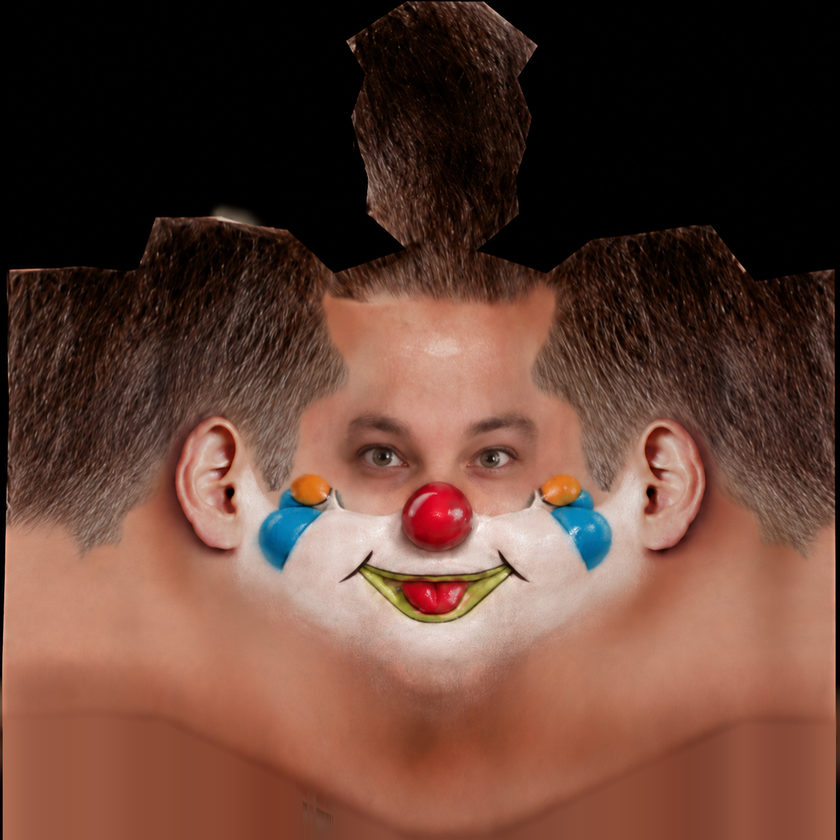
#> input picture crates/level-viewer/assets/umbrella_face.png, 840 x 840 px, shrunk from 1254 x 1254 before the run
$ python fit_umbrella_face.py ../crates/level-viewer/assets/umbrella_face.png ../crates/level-viewer/assets/umbrella_face.png
#> lines starting #> are read from the running program, lines starting #| are printed output that depends on the picture; after the words box and inside, x2 and y2 are one past the last pixel; in counts of white or black regions, pixels touching at a corner belong together
#> in fit, image is the input picture: PIL image 840x840 RGB; mean R, G, B 98.4, 64.9, 52.9
"""Fit a painted face to the umbrella man's head UV layout (`cywil1_glowa`).

The prologue's umbrella man (`cywil1p`, rh3-miasteczko0) wears a personal face
as an easter egg. The painted source keeps the retail head's horizontal layout,
but its features sit higher than the model's face vertices, so in game the
eyes land on the forehead. This remaps rows so the eyes, mouth and chin meet
the vertices measured on `cywil1_parasol.ltb` (v = 0.545 / 0.69 / 0.795), and
extends the neck down to the bottom of the UV island, which the source leaves
black.

    python -m tools.fit_umbrella_face "<source.png>" output/mods/umbrella_face.png
"""
import argparse
from pathlib import Path

import numpy as np
from PIL import Image

# (target v, source v): target is the retail UV row, source is the painted row.
# The defaults are the ChatGPT source of 2026-09-29: eyes 0.478, mouth 0.635,
# chin 0.765. The hair above 0.25 and the teeth island stay where they are.
ROWS = [(0.0, 0.0), (0.25, 0.25), (0.545, 0.478), (0.69, 0.635), (0.795, 0.765), (1.0, 0.90)]


def extend_neck(pixels: np.ndarray, start: float = 0.72, dark: float = 62.0, blend: int = 12) -> np.ndarray:
    """Replace the dark fade under the neck with the column's own skin colour."""
#> called with start = 0.72, dark = 62, blend = 12
    height, width = pixels.shape[:2]
#> height = 840; width = 840
    lum = pixels.astype(np.float32) @ np.array([0.299, 0.587, 0.114], np.float32)
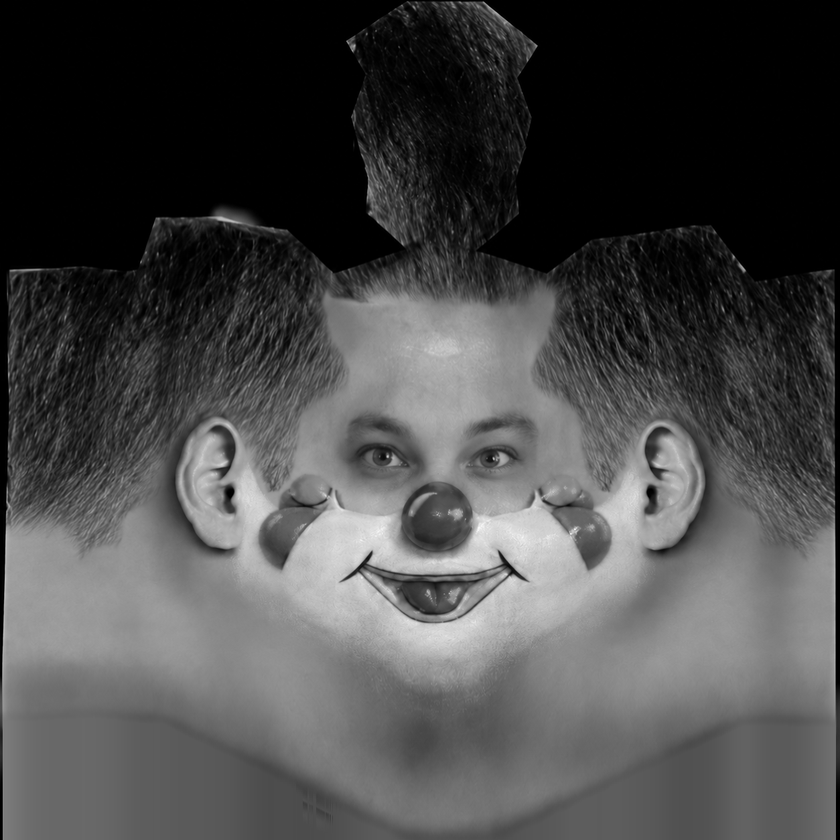
#> lum: shape (840, 840) float32; min 0, max 250.1, mean 73.5
    y0 = int(start * height)
#> y0 = 604
    below = lum[y0:] < dark
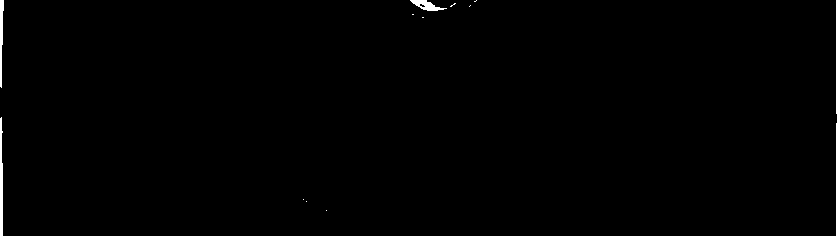
#> below: shape (236, 840) bool; 0.85% white; 12 white regions (8 under 20 px), largest, box (x1, y1, x2, y2) and area: (836, 0, 840, 236) 935, (0, 117, 3, 236) 312, (0, 0, 4, 88) 231, (410, 0, 447, 11) 194
    skin = lum[y0 - 8:y0].mean(axis=0) >= dark  # columns inside the head island
    edge = np.where(below.any(axis=0), y0 + below.argmax(axis=0), height)
#> edge = 840 values, max 840 at index 4, min 604 at index 0, mean 824.3
    # The painted outline is a jagged polygon with a soft glow: start the fill
    # at a smoothed edge, a few rows before the glow.
    window = 20
    padded = np.pad(edge, window, mode="edge")
#> padded = 880 values, max 840 at index 24, min 604 at index 0, mean 814.3
    smoothed = np.array([np.median(padded[x:x + 2 * window + 1]) for x in range(width)])
#> smoothed = 840 values, max 840 at index 4, min 604 at index 0, mean 824.5
    edge = np.clip(np.minimum(edge, smoothed).astype(int) - 8, y0, height)
#> edge = 840 values, max 832 at index 4, min 604 at index 0, mean 815.3
    filled = (skin & (edge < height)).astype(np.float32)
#> filled = 840 values, max 1 at index 4, min 0 at index 0, mean 0.971
    colour = np.array([pixels[max(y0, e - 20):max(y0 + 1, e), x].mean(axis=0) for x, e in enumerate(edge)], np.float32)
#> colour = 840 rows, first 8: [1, 0, 1], [3, 3, 2], [0, 0, 0], [44, 26, 21], [170, 106, 81], [173, 107, 82], [172, 107, 81], [171, 106, 81]
    # Neighbouring columns differ; smooth the fill sideways so the stretched
    # neck has no vertical streaks.
    kernel = np.exp(-0.5 * (np.arange(-40, 41) / 14.0) ** 2)
    weight = np.convolve(filled, kernel, "same")
#> weight = 840 values, max 34.96 at index 44, min 14.01 at index 0, mean 33.65
    smooth = np.stack([np.convolve(colour[:, c] * filled, kernel, "same") for c in range(3)], 1)
#> smooth = 840 rows, first 8: [2339.1, 1427, 1084.8], [2499.3, 1523.7, 1158.1], [2661, 1621.2, 1231.9], [2823.5, 1718.9, 1305.9], [2985.8, 1816.5, 1379.7], [3147.1, 1913.2, 1452.8], [3306.5, 2008.5, 1524.8], [3463.2, 2102.1, 1595.4]
    smooth /= np.maximum(weight, 1e-6)[:, None]
#> smooth = 840 rows, first 8: [166.9, 101.8, 77.4], [166.7, 101.6, 77.24], [166.5, 101.4, 77.08], [166.3, 101.2, 76.91], [166.1, 101, 76.74], [165.8, 100.8, 76.55], [165.6, 100.6, 76.37], [165.4, 100.4, 76.17]
    out = pixels.astype(np.float32)
    for x in np.flatnonzero(filled):
        top = max(y0, edge[x] - blend)
        ramp = np.clip((np.arange(top, height) - top) / blend, 0.0, 1.0)[:, None]
        out[top:, x] = out[top:, x] * (1.0 - ramp) + smooth[x] * ramp
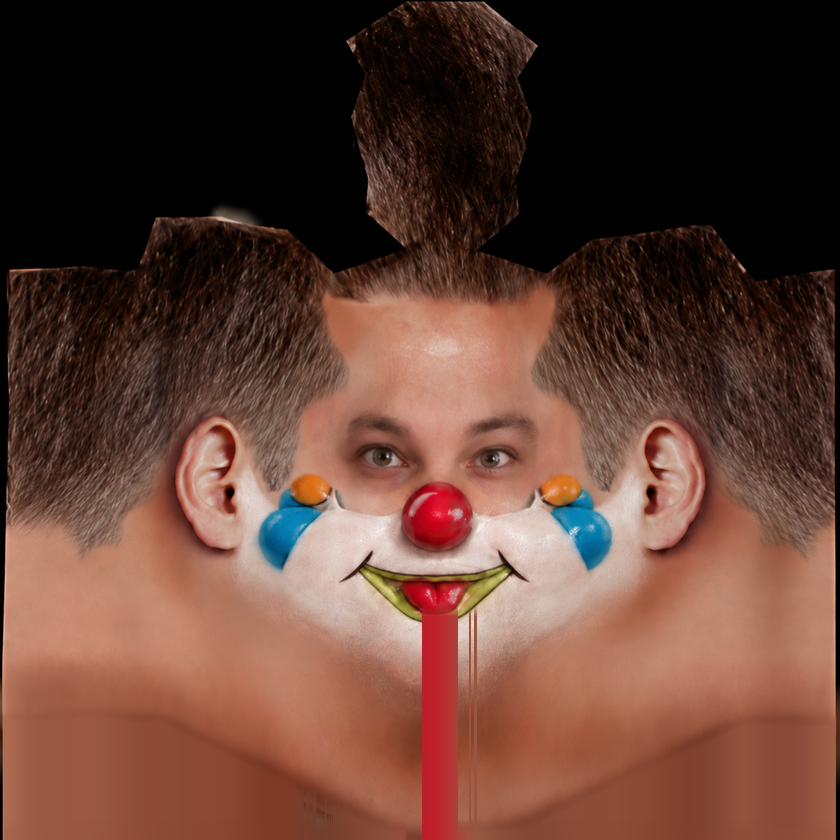
#> out: shape (840, 840, 3) float32; mean R, G, B 98.7, 64.1, 52.4
    return np.clip(out + 0.5, 0, 255).astype(pixels.dtype)


def fit(source: Path, target: Path) -> None:
    image = Image.open(source).convert("RGB")
    pixels = extend_neck(np.asarray(image))
    height = pixels.shape[0]
#> height = 840
    rows = (np.arange(height) + 0.5) / height
#> rows = 840 values from 0.000595 to 0.999
    wanted, painted = zip(*ROWS)
    source_rows = np.interp(rows, wanted, painted) * height - 0.5
#> source_rows = 840 values from 0 to 755.2
    below = np.clip(np.floor(source_rows).astype(int), 0, height - 1)
#> below = 840 values from 0 to 755
    above = np.clip(below + 1, 0, height - 1)
#> above = 840 values from 1 to 756
    blend = (source_rows - below)[:, None, None]
    warped = pixels[below] * (1.0 - blend) + pixels[above] * blend
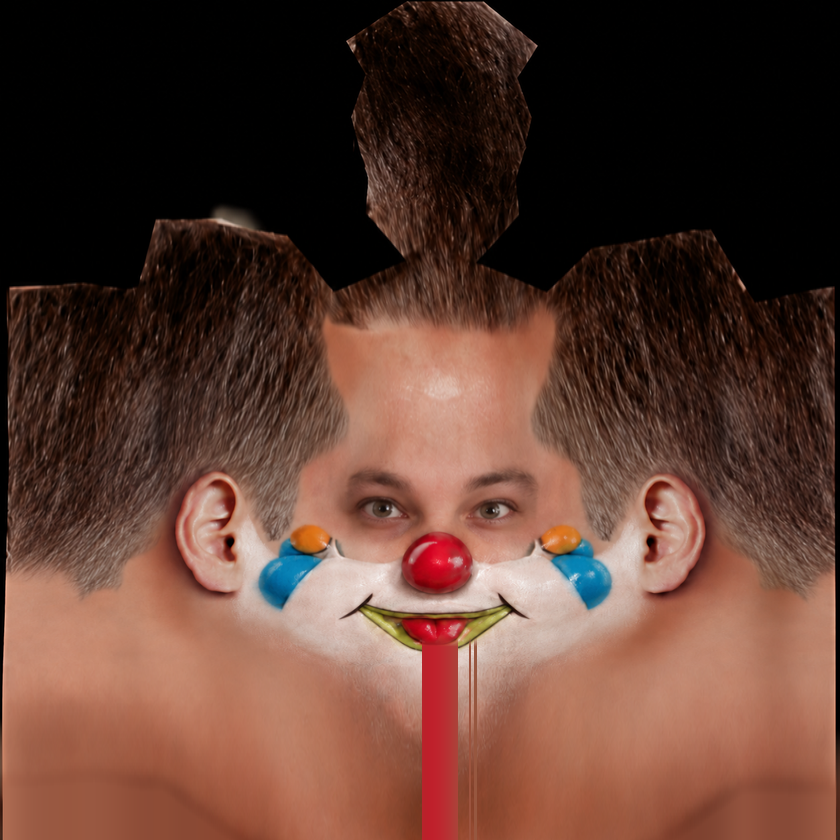
#> warped: shape (840, 840, 3) float64; mean R, G, B 94.1, 61.6, 50.3
    target.parent.mkdir(parents=True, exist_ok=True)
    Image.fromarray(np.clip(warped + 0.5, 0, 255).astype(np.uint8)).save(target)
    print("wrote", target)


if __name__ == "__main__":
    parser = argparse.ArgumentParser(description=__doc__, formatter_class=argparse.RawDescriptionHelpFormatter)
    parser.add_argument("source", type=Path)
    parser.add_argument("target", type=Path)
    arguments = parser.parse_args()
    fit(arguments.source, arguments.target)
